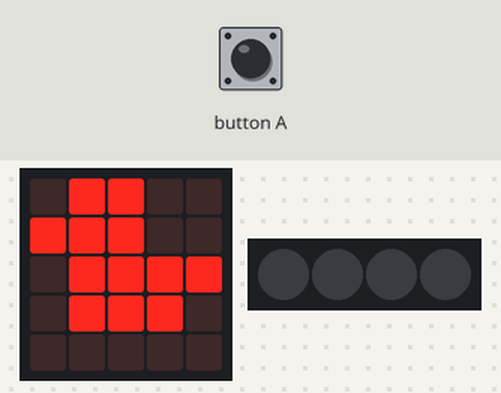
A program run on a simulated BBC micro:bit (MakeCode). Shown: the board's 5×5 LED display, 4 RGB LEDs in strip order, left to right. The test bench sets the inputs (shaded band). Dim RGB values are drawn brighter than linear.

Above: at 1.8 s.
1.9 s: button A pressed for 0.15 s
At 2.6 s:
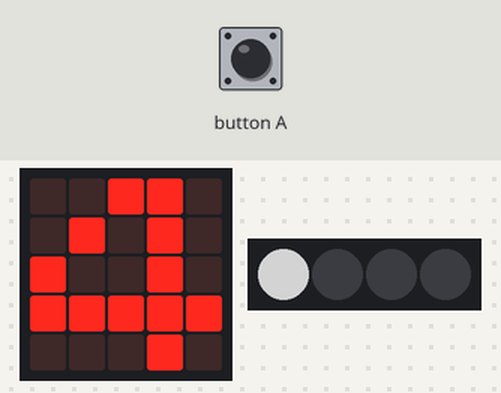
At 4.1 s:
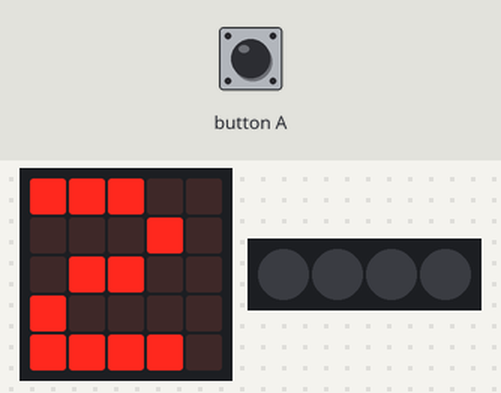
Timing chart, 0 to 5.6 s (numbered marks = the images above; inputs shaded):
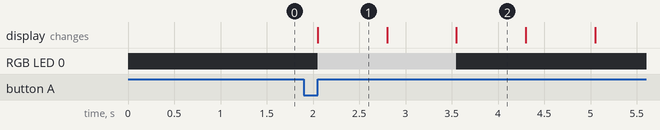

Measured:
- after the input at 1.9 s, RGB LED 0: off → RGB(127, 127, 127) after 0.15 s, → off 1.5 s later; the display: changes after 0.15 s (image 1)
- what the display in image 1 shows lasts 0.7 s, from 2.1 s to 2.8 s

The program:

main.ts
```typescript
// (licence header left out)
// variables
let loopCounter: number = 4
let neopixelStrip: neopixel.Strip = null

// setup
basic.clearScreen()
neopixelStrip = neopixel.create(DigitalPin.P16, 4, NeoPixelMode.RGB)
neopixelStrip.setPixelColor(0, neopixel.colors(NeoPixelColors.Black))
neopixelStrip.setPixelColor(1, neopixel.colors(NeoPixelColors.Black))
neopixelStrip.setPixelColor(2, neopixel.colors(NeoPixelColors.Black))
neopixelStrip.setPixelColor(3, neopixel.colors(NeoPixelColors.Black))
neopixelStrip.show()
basic.showIcon(IconNames.Duck)

// turn on all the lights
input.onButtonPressed(Button.A, function () {
    while (loopCounter > 0) {

        if (loopCounter == 4) {
            // lights up 4 neopixels
            neopixelStrip.setPixelColor(0, neopixel.colors(NeoPixelColors.White))
            neopixelStrip.setPixelColor(0, neopixel.colors(NeoPixelColors.White))
            neopixelStrip.setPixelColor(0, neopixel.colors(NeoPixelColors.White))
            neopixelStrip.setPixelColor(0, neopixel.colors(NeoPixelColors.White))
            neopixelStrip.show()
            basic.showNumber(loopCounter)
            loopCounter = loopCounter - 1
        }

        if (loopCounter == 3) {
            // lights up 3 neopixels
            neopixelStrip.setPixelColor(0, neopixel.colors(NeoPixelColors.White))
            neopixelStrip.setPixelColor(0, neopixel.colors(NeoPixelColors.White))
            neopixelStrip.setPixelColor(0, neopixel.colors(NeoPixelColors.White))
            neopixelStrip.setPixelColor(3, neopixel.colors(NeoPixelColors.Black))
            neopixelStrip.show()
            basic.showNumber(loopCounter)
            loopCounter = loopCounter - 1
        }

        if (loopCounter == 2) {
            // lights up 2 neopixels
            neopixelStrip.setPixelColor(0, neopixel.colors(NeoPixelColors.White))
            neopixelStrip.setPixelColor(0, neopixel.colors(NeoPixelColors.White))
            neopixelStrip.setPixelColor(0, neopixel.colors(NeoPixelColors.Black))
            neopixelStrip.setPixelColor(3, neopixel.colors(NeoPixelColors.Black))
            neopixelStrip.show()
            basic.showNumber(loopCounter)
            loopCounter = loopCounter - 1
        }

        if (loopCounter == 1) {
            // lights up 1 neopixel
            neopixelStrip.setPixelColor(0, neopixel.colors(NeoPixelColors.White))
            neopixelStrip.setPixelColor(0, neopixel.colors(NeoPixelColors.Black))
            neopixelStrip.setPixelColor(0, neopixel.colors(NeoPixelColors.Black))
            neopixelStrip.setPixelColor(3, neopixel.colors(NeoPixelColors.Black))
            neopixelStrip.show()
            basic.showNumber(loopCounter)
            loopCounter = loopCounter - 1
        }

    } if (loopCounter == 0) {
        // turns off all neopixels on robot bit
        neopixelStrip.setPixelColor(0, neopixel.colors(NeoPixelColors.Black))
        neopixelStrip.setPixelColor(0, neopixel.colors(NeoPixelColors.Black))
        neopixelStrip.setPixelColor(0, neopixel.colors(NeoPixelColors.Black))
        neopixelStrip.setPixelColor(3, neopixel.colors(NeoPixelColors.Black))
        neopixelStrip.show()
        basic.showNumber(loopCounter)
    }
    basic.showIcon(IconNames.Duck)
})
```
